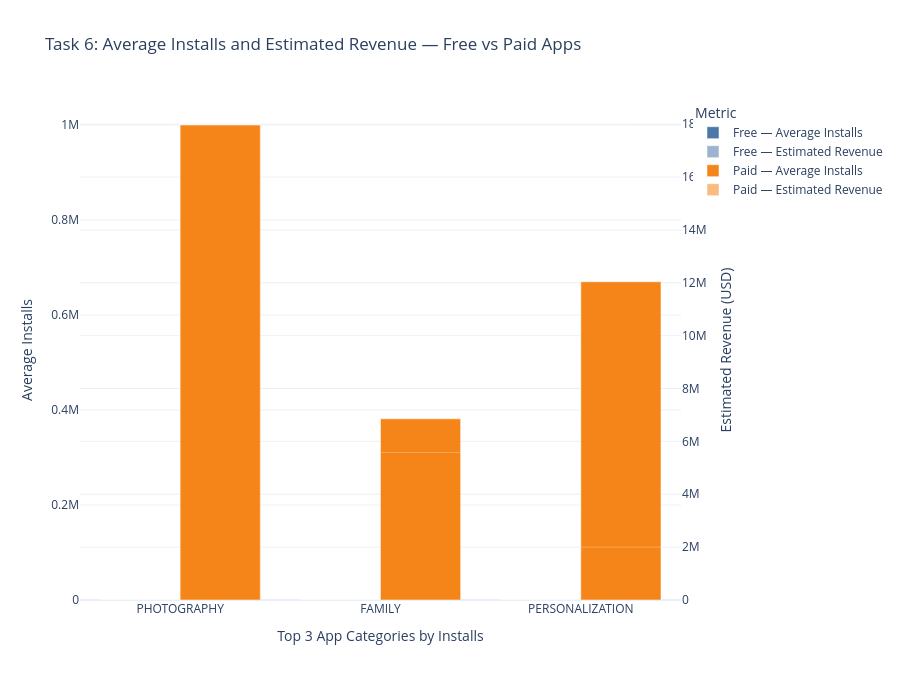

Source (notebook cell):
### Code cell
import pandas as pd
import plotly.graph_objects as go
from pathlib import Path
from datetime import datetime
from zoneinfo import ZoneInfo
import webbrowser

# ============================================================
# TASK 6: DUAL-AXIS CHART — FREE VS PAID APPS
# Dashboard available only from 1 PM to 2 PM IST
# ============================================================

# 1. Load dataset
DATA_FILE = Path("Play Store Data.csv")

if not DATA_FILE.exists():
    raise FileNotFoundError(
        "Play Store Data.csv was not found. Keep it in the same project folder."
    )

df = pd.read_csv(DATA_FILE)
print("Dataset loaded:", df.shape)

# 2. Clean values
def clean_numeric(series):
    return pd.to_numeric(
        series.astype(str)
        .str.replace(",", "", regex=False)
        .str.replace("+", "", regex=False)
        .str.strip(),
        errors="coerce"
    )

def size_to_mb(value):
    if pd.isna(value):
        return float("nan")

    value = str(value).strip().upper()

    if value in ("", "NAN", "VARIES WITH DEVICE"):
        return float("nan")

    try:
        if value.endswith("M"):
            return float(value[:-1])
        if value.endswith("K"):
            return float(value[:-1]) / 1024
        if value.endswith("G"):
            return float(value[:-1]) * 1024
        return float(value)
    except ValueError:
        return float("nan")

def android_version(value):
    if pd.isna(value):
        return float("nan")

    value = str(value).strip()
    if value.upper() in ("", "NAN", "VARIES WITH DEVICE"):
        return float("nan")

    # Read the first numeric version, e.g. "4.1 and up" -> 4.1
    import re
    match = re.search(r"\d+(?:\.\d+)?", value)
    return float(match.group()) if match else float("nan")

df["Installs"] = clean_numeric(df["Installs"])
df["Price"] = (
    df["Price"].astype(str)
    .str.replace("$", "", regex=False)
    .str.replace(",", "", regex=False)
)
df["Price"] = pd.to_numeric(df["Price"], errors="coerce")
df["Reviews"] = clean_numeric(df["Reviews"])
df["Size_MB"] = df["Size"].apply(size_to_mb)
df["Android_Version"] = df["Android Ver"].apply(android_version)

# Normalize Type and Content Rating
df["Type"] = df["Type"].astype(str).str.strip().str.title()
df["Content Rating"] = df["Content Rating"].astype(str).str.strip()

# 3. Apply required app-level filters
filtered = df[
    (df["Installs"] >= 10000) &
    (df["Price"].notna()) &
    (df["Price"] * df["Installs"] >= 10000) &
    (df["Android_Version"] > 4.0) &
    (df["Size_MB"] > 15) &
    (df["Content Rating"].str.casefold() == "everyone") &
    (df["App"].astype(str).str.len() <= 30) &
    (df["Category"].notna()) &
    (df["Type"].isin(["Free", "Paid"]))
].copy()

print("Rows after filters:", len(filtered))

# 4. Estimate revenue
# The dataset does not include actual revenue.
# This proxy is price multiplied by install count.
filtered["Estimated_Revenue"] = (
    filtered["Price"].fillna(0) * filtered["Installs"].fillna(0)
)

# 5. Identify the top 3 categories by installs after filtering
top_categories = (
    filtered.groupby("Category")["Installs"]
    .sum()
    .nlargest(3)
    .index.tolist()
)

filtered = filtered[filtered["Category"].isin(top_categories)].copy()

if filtered.empty or not top_categories:
    raise ValueError(
        "No data matched all filters. Review the filters or source dataset."
    )

# 6. Summarize Free vs Paid apps by category
summary = (
    filtered.groupby(["Category", "Type"])
    .agg(
        Average_Installs=("Installs", "mean"),
        Estimated_Revenue=("Estimated_Revenue", "sum"),
        App_Count=("App", "count")
    )
    .reset_index()
)

# Keep Free and Paid entries visible for every selected category.
categories = top_categories
types = ["Free", "Paid"]

print("Top 3 categories:", categories)
display(summary)

# 7. Create a dual-axis grouped chart
fig = go.Figure()

colors = {"Free": "#4C78A8", "Paid": "#F58518"}

for app_type in types:
    part = (
        summary[summary["Type"] == app_type]
        .set_index("Category")
        .reindex(categories)
    )

    fig.add_trace(
        go.Bar(
            x=categories,
            y=part["Average_Installs"].fillna(0),
            name=f"{app_type} — Average Installs",
            marker_color=colors[app_type],
            offsetgroup=app_type,
            yaxis="y",
            hovertemplate=(
                "Category: %{x}<br>"
                f"Type: {app_type}<br>"
                "Average Installs: %{y:,.0f}<extra></extra>"
            )
        )
    )

    fig.add_trace(
        go.Bar(
            x=categories,
            y=part["Estimated_Revenue"].fillna(0),
            name=f"{app_type} — Estimated Revenue",
            marker_color=colors[app_type],
            opacity=0.55,
            offsetgroup=app_type,
            yaxis="y2",
            hovertemplate=(
                "Category: %{x}<br>"
                f"Type: {app_type}<br>"
                "Estimated Revenue: $%{y:,.0f}<extra></extra>"
            )
        )
    )

fig.update_layout(
    title="Task 6: Average Installs and Estimated Revenue — Free vs Paid Apps",
    xaxis_title="Top 3 App Categories by Installs",
    yaxis=dict(title="Average Installs", rangemode="tozero"),
    yaxis2=dict(
        title="Estimated Revenue (USD)",
        overlaying="y",
        side="right",
        rangemode="tozero"
    ),
    barmode="group",
    template="plotly_white",
    height=700,
    hovermode="x unified",
    legend_title="Metric",
    margin=dict(l=80, r=100, t=100, b=100)
)

fig.show()

# 8. Generate time-restricted HTML dashboard
chart_html = fig.to_html(
    full_html=False,
    include_plotlyjs=True,
    config={"responsive": True, "displaylogo": False}
)

dashboard_html = f"""<!DOCTYPE html>
<html lang="en">
<head>
<meta charset="UTF-8">
<meta name="viewport" content="width=device-width, initial-scale=1">
<title>Task 6 - Free vs Paid App Analysis</title>
<style>
body {{
    font-family: Arial, sans-serif;
    margin: 0;
    padding: 20px;
    background: #f4f6f9;
    color: #222;
}}
.container {{
    max-width: 1400px;
    margin: auto;
    padding: 20px;
    background: white;
    border-radius: 12px;
     text-align: center;
}}
#notice {{
    text-align: center;
    padding: 40px 20px;
    font-size: 20px;
}}
.note {{
    color: #8a4b00;
    background: #fff4dc;
    padding: 12px;
    border-radius: 8px;
     text-align: center;
}}
</style>
</head>
<body>
<div class="container">
<h2> Google Play Store Analytics</h2>
<p class="note">
Revenue is estimated as app price × installs because the supplied dataset
does not contain actual revenue figures.
</p>
<div id="notice" style="display:none;">
    <h3>Dashboard currently unavailable</h3>
    <p>This dashboard is available only from 1:00 PM to before 2:00 PM IST.</p>
    <p id="currentTime"></p>
</div>
<div id="chart" style="display:none;">
{chart_html}
</div>
</div>
<script>
function checkDashboardTime() {{
    const parts = new Intl.DateTimeFormat("en-GB", {{
        timeZone: "Asia/Kolkata",
        hour: "2-digit",
        minute: "2-digit",
        hourCycle: "h23"
    }}).formatToParts(new Date());

    const hour = Number(parts.find(p => p.type === "hour").value);
    const minute = Number(parts.find(p => p.type === "minute").value);
    const currentMinutes = hour * 60 + minute;
    const allowed = currentMinutes >= 780 && currentMinutes < 840;

    document.getElementById("chart").style.display =
        allowed ? "block" : "none";
    document.getElementById("notice").style.display =
        allowed ? "none" : "block";

    document.getElementById("currentTime").textContent =
        "Current IST time: " +
        new Intl.DateTimeFormat("en-IN", {{
            timeZone: "Asia/Kolkata",
            hour: "2-digit",
            minute: "2-digit",
            second: "2-digit",
            hour12: true
        }}).format(new Date());
}}

checkDashboardTime();
setInterval(checkDashboardTime, 15000);
</script>
</body>
</html>
"""

OUTPUT_FILE = Path("dashboard_task6.html")
OUTPUT_FILE.write_text(dashboard_html, encoding="utf-8")

print("\nTask 6 completed.")
print("Dashboard saved at:", OUTPUT_FILE.resolve())
print("Display window: 1:00 PM to before 2:00 PM IST.")
print("Current IST:", datetime.now(ZoneInfo("Asia/Kolkata")).strftime("%I:%M:%S %p"))

webbrowser.open(OUTPUT_FILE.resolve().as_uri())
print("Dashboard opened in your default browser.")

### Figure 1 — Plotly figure (JSON) as saved in the notebook; plotly's stock layout.template omitted (floating-point values rounded to 4 significant figures)
{"data": [{"hovertemplate": "Category: %{x}<br>Type: Free<br>Average Installs: %{y:,.0f}<extra></extra>", "marker": {"color": "#4C78A8"}, "name": "Free — Average Installs", "offsetgroup": "Free", "type": "bar", "x": ["PHOTOGRAPHY", "FAMILY", "PERSONALIZATION"], "y": [0.0, 0.0, 0.0], "yaxis": "y"}, {"hovertemplate": "Category: %{x}<br>Type: Free<br>Estimated Revenue: $%{y:,.0f}<extra></extra>", "marker": {"color": "#4C78A8"}, "name": "Free — Estimated Revenue", "offsetgroup": "Free", "opacity": 0.55, "type": "bar", "x": ["PHOTOGRAPHY", "FAMILY", "PERSONALIZATION"], "y": [0.0, 0.0, 0.0], "yaxis": "y2"}, {"hovertemplate": "Category: %{x}<br>Type: Paid<br>Average Installs: %{y:,.0f}<extra></extra>", "marker": {"color": "#F58518"}, "name": "Paid — Average Installs", "offsetgroup": "Paid", "type": "bar", "x": ["PHOTOGRAPHY", "FAMILY", "PERSONALIZATION"], "y": [1000000.0, 381400.0, 670000.0], "yaxis": "y"}, {"hovertemplate": "Category: %{x}<br>Type: Paid<br>Estimated Revenue: $%{y:,.0f}<extra></extra>", "marker": {"color": "#F58518"}, "name": "Paid — Estimated Revenue", "offsetgroup": "Paid", "opacity": 0.55, "type": "bar", "x": ["PHOTOGRAPHY", "FAMILY", "PERSONALIZATION"], "y": [17970000.0, 5578000.0, 2000000.0], "yaxis": "y2"}], "layout": {"barmode": "group", "height": 700, "hovermode": "x unified", "legend": {"title": {"text": "Metric"}}, "margin": {"b": 100, "l": 80, "r": 100, "t": 100}, "title": {"text": "Task 6: Average Installs and Estimated Revenue — Free vs Paid Apps"}, "xaxis": {"title": {"text": "Top 3 App Categories by Installs"}}, "yaxis": {"rangemode": "tozero", "title": {"text": "Average Installs"}}, "yaxis2": {"overlaying": "y", "rangemode": "tozero", "side": "right", "title": {"text": "Estimated Revenue (USD)"}}}}
